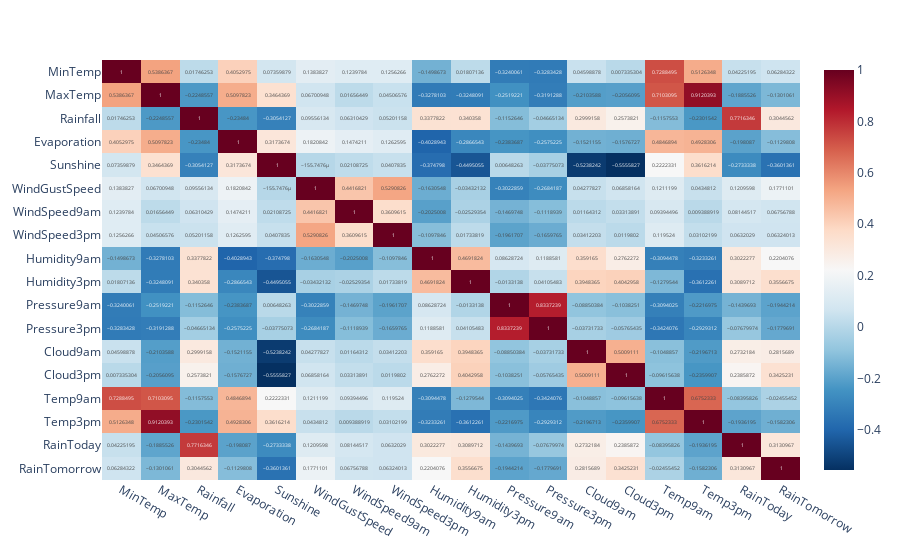

Here is the notebook cell this chart was saved with:
### Code cell
corr_matrix=numi_dta.corr(method="kendall")
fig = px.imshow(
    corr_matrix,
    text_auto=True,               
    aspect="auto",                
    color_continuous_scale='RdBu_r'
)
fig

### Figure 1 — Plotly figure (JSON) as saved in the notebook; plotly's stock layout.template omitted (floating-point values rounded to 4 significant figures; data arrays with more than 128 entries replaced by an {"elided": "..."} marker saying what was removed)
{"data": [{"coloraxis": "coloraxis", "hovertemplate": "x: %{x}<br>y: %{y}<br>color: %{z}<extra></extra>", "name": "0", "texttemplate": "%{z}", "type": "heatmap", "x": ["MinTemp", "MaxTemp", "Rainfall", "Evaporation", "Sunshine", "WindGustSpeed", "WindSpeed9am", "WindSpeed3pm", "Humidity9am", "Humidity3pm", "Pressure9am", "Pressure3pm", "Cloud9am", "Cloud3pm", "Temp9am", "Temp3pm", "RainToday", "RainTomorrow"], "xaxis": "x", "y": ["MinTemp", "MaxTemp", "Rainfall", "Evaporation", "Sunshine", "WindGustSpeed", "WindSpeed9am", "WindSpeed3pm", "Humidity9am", "Humidity3pm", "Pressure9am", "Pressure3pm", "Cloud9am", "Cloud3pm", "Temp9am", "Temp3pm", "RainToday", "RainTomorrow"], "yaxis": "y", "z": {"elided": "18x18 float values"}}], "layout": {"coloraxis": {"colorscale": [[0, "rgb(5,48,97)"], [0.1, "rgb(33,102,172)"], [0.2, "rgb(67,147,195)"], [0.3, "rgb(146,197,222)"], [0.4, "rgb(209,229,240)"], [0.5, "rgb(247,247,247)"], [0.6, "rgb(253,219,199)"], [0.7, "rgb(244,165,130)"], [0.8, "rgb(214,96,77)"], [0.9, "rgb(178,24,43)"], [1, "rgb(103,0,31)"]]}, "margin": {"t": 60}, "xaxis": {"anchor": "y", "domain": [0, 1]}, "yaxis": {"anchor": "x", "autorange": "reversed", "domain": [0, 1]}}}
